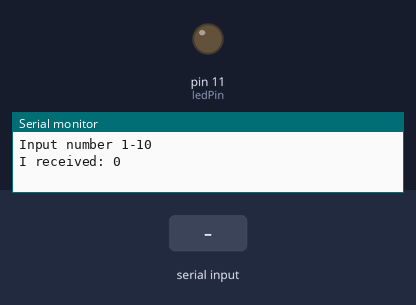
This sketch was run on a simulated Arduino Uno, built with avr-gcc and run on an emulated ATmega328P. Parts: output pins drawn as LEDs (lit = HIGH), the last lines printed to the serial monitor. Dashed ring = blinking. Inputs (shaded band) come from the test bench.

Above: at 1.2 s.
1.3 s: "90,45\n" received over Serial
At 3.55 s:
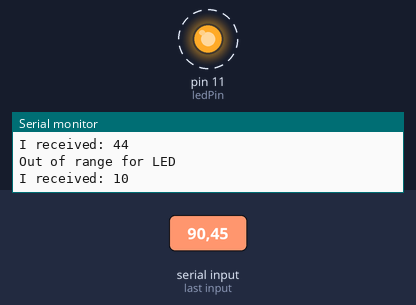
4.3 s: "30,150\n" received over Serial
At 4.55 s:
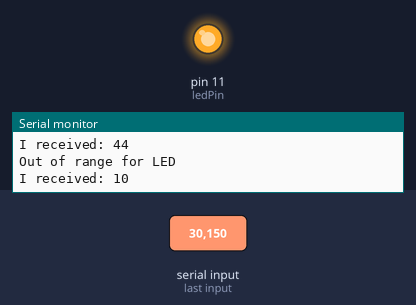
Timing chart, 0 to 13.3 s (numbered marks = the images above; inputs shaded):
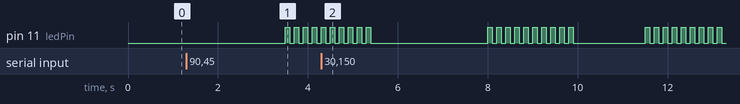

Measured:
- after the input at 1.3 s, pin 11 (ledPin): alternates HIGH for 0.10 s and LOW for 0.10 s, starting after 2.2 s

The sketch:

Serial_receive_Blink.ino
```cpp
int incomingByte = 0; // for incoming serial data
byte ledPin=11;

void setup()
{
Serial.begin(9600); // opens serial port, sets data rate to 9600 bps
pinMode (ledPin,OUTPUT);
Serial.println("Input number 1-10");
}

void loop()
{
    // reply only when you receive data:
  if (Serial.available() > 0)
  {
    // read the incoming byte:
    incomingByte = Serial.read();
    }

if  (incomingByte==49||incomingByte==13)
  {
  Serial.print("I received: ");
    incomingByte=10;
    Serial.println(incomingByte);
    }

   else if (incomingByte<10&&incomingByte>1)
    {incomingByte=incomingByte-48;}

   Serial.parseInt();
    // say what you got:
    Serial.print("I received: ");
    Serial.println(incomingByte, DEC);


  // do something different depending on the range value:
 if  (incomingByte>10||incomingByte<0)
 {
  Serial.println("Out of range for LED");
  incomingByte=0;
  }
 for (int i=0;i<incomingByte;i++)
 {
  digitalWrite (ledPin,HIGH);
  delay(100);
  digitalWrite (ledPin,LOW);
  delay(100);
  }

 /* long brightness = map(incomingByte, 0, 3, 0, 1023);

 switch (incomingByte)
  {
    case 0:    // your hand is on the sensor
      Serial.println("dark");
      break;
    case 1:    // your hand is close to the sensor
      Serial.println("dim");
      break;
    case 2:    // your hand is a few inches from the sensor
      Serial.println("medium");
      break;
    case 3:    // your hand is nowhere near the sensor
      Serial.println("bright");
      break;
 }
 Serial.println(brightness);
  analogWrite (ledPin,brightness)
 */
  ;
  delay(500);        // delay in between reads for stability


}
```
